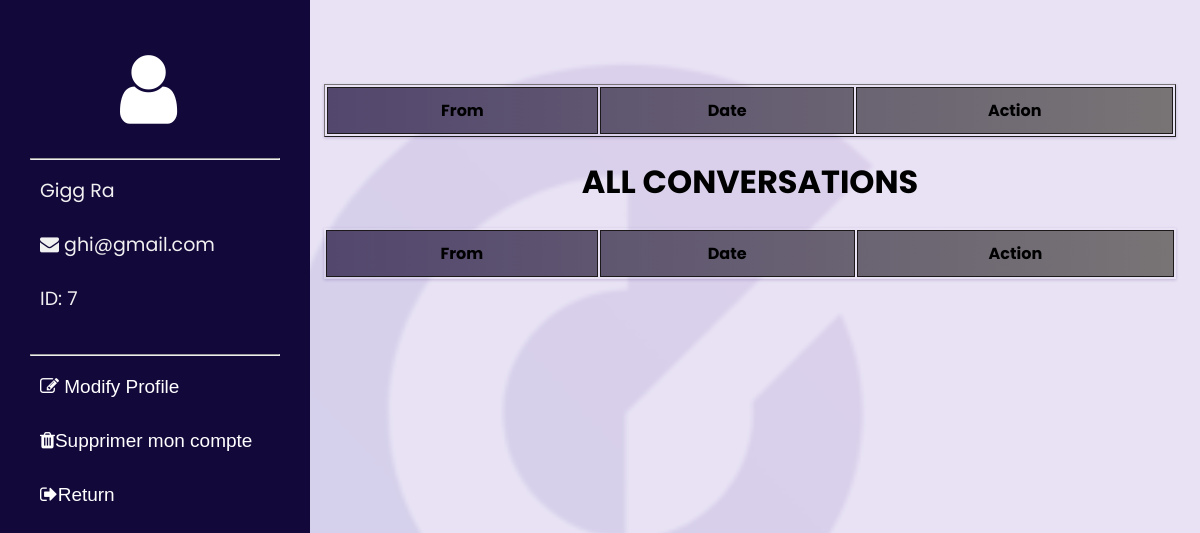
Page /conversations_inf.php (signed in) on the earlier database version.
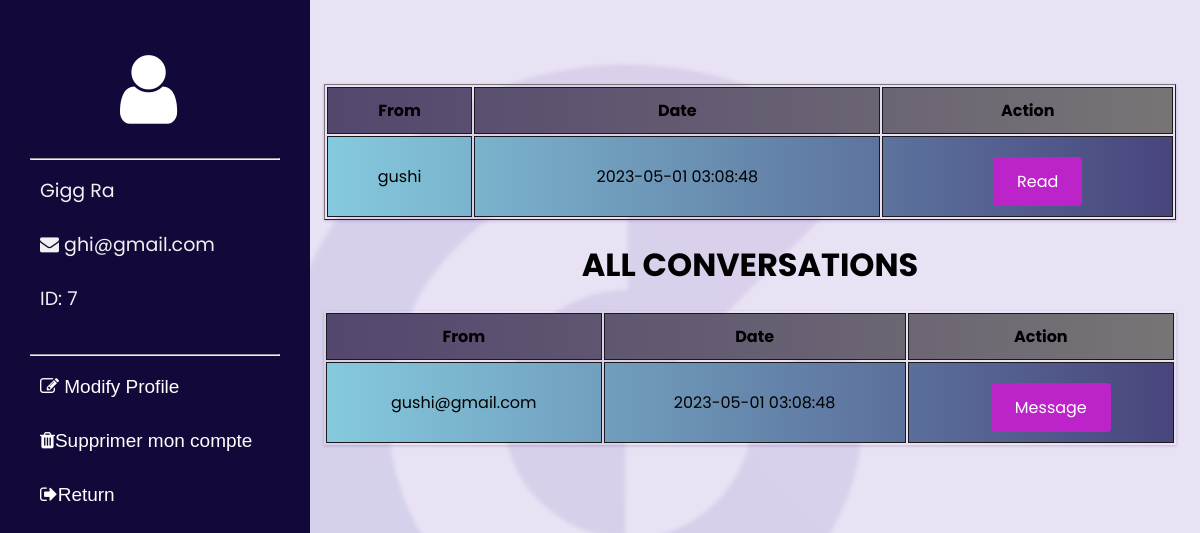
Same page on the later database version.
### tables this page shows
CREATE TABLE `messages` (
  `id` int(11) NOT NULL,
  `sender` int(11) NOT NULL,
  `receiver` int(11) NOT NULL,
  `message` text NOT NULL,
  `type` varchar(255) NOT NULL,
  `timestamp` timestamp NOT NULL DEFAULT current_timestamp(),
  `read` int(1) DEFAULT NULL
);

CREATE TABLE `entreprise` (
  `id` int(11) NOT NULL,
  `Name` varchar(255) NOT NULL,
  `logo` varchar(255) DEFAULT NULL,
  `ca` int(11) DEFAULT NULL,
  `email` char(255) NOT NULL,
  `password` char(255) NOT NULL
);

### conversations_inf.php (the view, shortened to what this page needs)
<?php
    if(!isset($_SESSION['email'])){
       ?>
      <script type="text/javascript">window.location="loogin.php";</script>
<?php
        exit();
}else{
        $email=$_SESSION['email'];
        $name= $_SESSION['firstname'].' ' .$_SESSION['Lastname'];
        $id=$_SESSION['id'];
    }
?>
<!DOCTYPE html>
<html lang="en">
<head>
    <link rel="stylesheet" href="./css/influenceur.css">
    <link rel="stylesheet" href="https://cdnjs.cloudflare.com/ajax/libs/font-awesome/4.7.0/css/font-awesome.min.css">
</head>
<body>
    <nav>
    <span class="icon">
        <i class="fa fa-user"></i>
          </span><hr>
        <ul>
            <li> <?php echo $name; ?></li><br>
            <li><i class="fa fa-envelope"></i>  <?php echo $email; ?> </li><br>
            <li>ID: <?php echo $id; ?> </li>
            <br>
  </ul><hr>
  <ul>
             <li>
                <a href="modifypfinf.php"><i class="fa fa-pencil-square-o"></i> Modify Profile</a>
            </li><br>
            <li>
                <a href="delete.php"><i class="fa fa-trash"></i>Supprimer mon compte</a>
            </li><br>
            <li>
                <a href="influenceur.php"><i class="fa fa-sign-out"></i>Return</a>
        </li><br>
        </ul>
  </nav>
  <main>
  </main>
      <div class="main">
<?php
include_once 'database.php';
$id = $_SESSION['id'];
$sql = "SELECT * FROM messages join entreprise on messages.sender = entreprise.id WHERE receiver='$id' and `type` like 'ent'and `read`=0 group by sender order by timestamp ";
$result = mysqli_query($conn, $sql);
echo "<table border='1'><th>From</th><th>Date</th><th>Action</th>";
foreach ($result as $row) {
    echo "<tr>";
    echo "<td>" .$row['Name'] . "</td>";
    echo "<td>".$row['timestamp']."</td>";
                    echo "<td>";
        echo "<form method='post'>";
        echo "<button type='submit' class='message-btn' name='message'>Read</button>";
        echo "</form>";
        echo "</td>";
        echo "</tr>";
    }
    echo "</table>";
      echo "<h1><center>ALL CONVERSATIONS</center></h1>";
    $sql2 = "SELECT * FROM messages join entreprise on messages.sender = entreprise.id WHERE receiver='$id' and `type` like 'ent' group by sender order by timestamp ";
$result2 = mysqli_query($conn, $sql2);
echo "<table>";
echo "<th>From</th><th>Date</th><th>Action</th>";
foreach ($result2 as $row2) {
    echo "<tr>";
    echo "<td>" .$row2['email'] . "</td>";
    echo "<td>".$row2['timestamp']."</td>";
               echo "<td>";
        echo "<form method='post'>";
        echo "<button type='submit' class='message-btn' name='message'>Message</button>";
        echo "</form>";
        echo "</td>";
        echo "</tr>";
    }
    echo "</table>";
       ?>
</div>
</body>
</html>

Differences in the rows shown:
added messages: entreprise.Name "gushi", timestamp "2023-05-01 03:08:48", entreprise.email "gushi@gmail.com"
